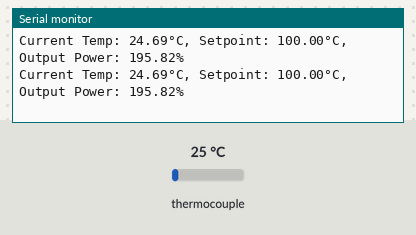
Bench run of a sketch on a simulated ESP32. Parts: the last lines printed to the serial monitor. The test bench sets the inputs (shaded band); at power-on: thermocouple 25 °C. WiFi joins after 1.5 s; servers stay silent unless stated; the local clock reads 2024-03-15 10:24:30 at power-on unless the sketch sets it.

Above: at 3.2 s.
3.3 s: thermocouple set to 6 °C
At 3.33 s:
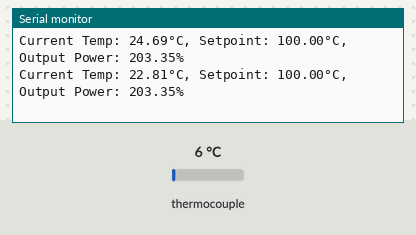
4.8 s: thermocouple set to 75 °C
At 4.85 s:
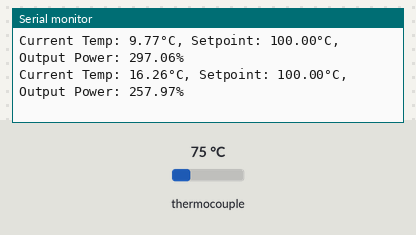
Timing chart, 0 to 7.8 s (numbered marks = the images above; inputs shaded):
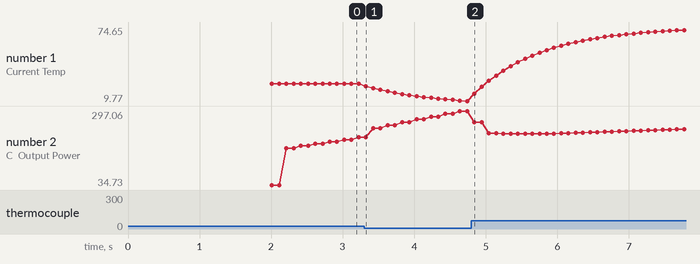

Measured:
- after the input at 3.3 s, the serial monitor: prints a new line at once (image 1)
- plotted number 1: 24.69 → 9.77 after the input at 3.3 s
- plotted number 2: 203.35 → 297.06 after the input at 3.3 s

The sketch:

PID.ino
```cpp
#include <Wire.h>
#include <WiFi.h>
#include <Adafruit_MAX31865.h>
#include <PID_v1.h>

// Wi-Fi Credentials
const char* ssid = "VIRAT";
const char* password = "12345678";

// MAX31865 Configuration
#define MAX31865_MISO 13
#define MAX31865_MOSI 11
#define MAX31865_CLK 12
#define MAX31865_CS 10

Adafruit_MAX31865 thermo = Adafruit_MAX31865(MAX31865_CS, MAX31865_MOSI, MAX31865_MISO, MAX31865_CLK);

// PID Configuration
double currentTemp = 0.0;    // Current temperature
double setpoint = 100.0;     // Desired temperature (setpoint)
double outputPower = 0.0;    // PID output to control SSR

double Kp = 2.0, Ki = 0.5, Kd = 1.0; // PID constants (to be tuned)
PID tempPID(&currentTemp, &outputPower, &setpoint, Kp, Ki, Kd, DIRECT);

// SSR Control
const int ssrPin = 5;          // SSR control pin
const int ssrCycleDuration = 1000; // SSR cycle duration in milliseconds
unsigned long ssrLastUpdate = 0;

const int totalReadings = 2;   // Number of readings for averaging
float alpha = 0.1;             // EMA smoothing factor
float previousEMA = 0.0;

// NTP Time Sync
const char* ntpServer = "pool.ntp.org";
const long gmtOffset_sec = 19800;  // GMT offset for Asia/Kolkata (UTC+5:30)
const int daylightOffset_sec = 0;

void setup() {
  // Initialize Serial
  Serial.begin(115200);

  // Initialize Wi-Fi
  WiFi.begin(ssid, password);
  while (WiFi.status() != WL_CONNECTED) {
    delay(1000);
    Serial.println("Connecting to Wi-Fi...");
  }
  Serial.println("Wi-Fi Connected.");

  // Initialize MAX31865
  thermo.begin(MAX31865_3WIRE);
  Serial.println("MAX31865 Temperature Sensor Initialized");

  // Synchronize Time
  configTime(gmtOffset_sec, daylightOffset_sec, ntpServer);
  struct tm timeinfo;
  if (getLocalTime(&timeinfo)) {
    Serial.println("Time synchronized");
  } else {
    Serial.println("Failed to synchronize time.");
  }

  // Configure SSR Pin
  pinMode(ssrPin, OUTPUT);
  digitalWrite(ssrPin, LOW);

  // Initialize PID
  tempPID.SetMode(AUTOMATIC);
  tempPID.SetOutputLimits(0, ssrCycleDuration); // Limit output to match SSR cycle
  tempPID.SetSampleTime(200);                  // PID sample time in milliseconds
}

void loop() {
  // Read Temperature from MAX31865
  currentTemp = getSmoothedTemperature();

  // Compute PID
  tempPID.Compute();

  // Control SSR based on PID output
  unsigned long now = millis();
  if (now - ssrLastUpdate >= ssrCycleDuration) {
    ssrLastUpdate = now;
  }
  int onDuration = (int)(outputPower * ssrCycleDuration / 100.0); // Calculate ON duration as percentage
  if (now - ssrLastUpdate < onDuration) {
    digitalWrite(ssrPin, HIGH);
  } else {
    digitalWrite(ssrPin, LOW);
  }

  // Print to Serial Monitor
  Serial.print("Current Temp: ");
  Serial.print(currentTemp, 2);
  Serial.print("°C, Setpoint: ");
  Serial.print(setpoint);
  Serial.print("°C, Output Power: ");
  Serial.print(outputPower);
  Serial.println("%");

  delay(100);
}

// Function to read and smooth temperature using EMA
float getSmoothedTemperature() {
  uint16_t adcCode = thermo.readRTD();
  float Rt = (adcCode * 430.0) / 32768.0; // Resistance calculation
  float temp = calculateTemperature(Rt);

  if (previousEMA == 0.0) {
    previousEMA = temp;
  } else {
    previousEMA = alpha * temp + (1 - alpha) * previousEMA;
  }
  return previousEMA;
}

// Function to calculate temperature from resistance (Callendar-Van Dusen equation)
float calculateTemperature(float Rt) {
  const float R0 = 100.0; // Resistance at 0°C
  const float A = 3.9083e-3;
  const float B = -5.775e-7;
  const float C = -4.183e-12;

  float temp;
  if (Rt >= R0) {
    temp = (-A + sqrt(A * A - 4 * B * (1 - Rt / R0))) / (2 * B);
  } else {
    float t = Rt; // Initial guess
    for (int i = 0; i < 100; i++) { // Iterative solution
      float f = R0 * (1 + A * t + B * t * t + C * (t - 100) * t * t * t) - Rt;
      float f_prime = R0 * (A + 2 * B * t + 3 * C * (t - 100) * t * t + C * t * t * t);
      t -= f / f_prime;
      if (abs(f) < 0.001) break;
    }
    temp = t;
  }
  return temp;
}
```
